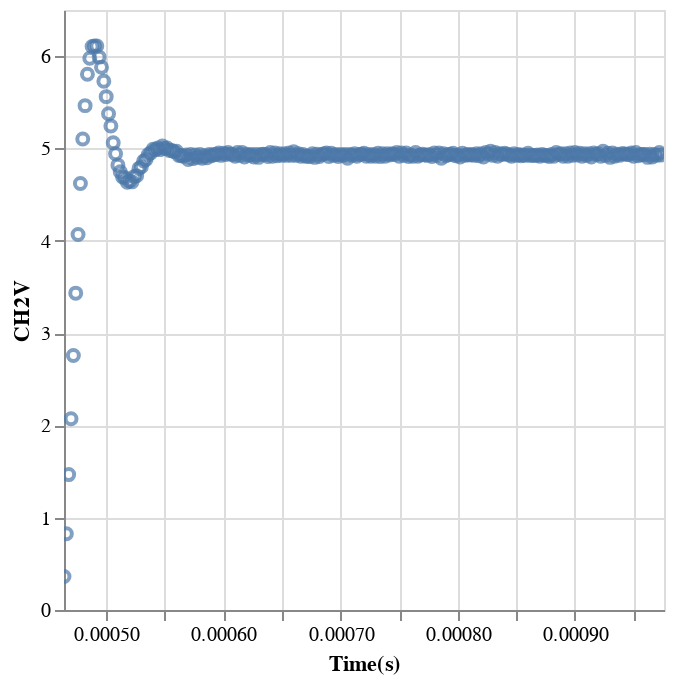

The cell this chart's notebook holds for it:
### Markdown cell above
### Selecionando uma oscilação

### Code cell
p4b = p4b_data[(p4b_data["Time(s)"] >= 0.000464) & (p4b_data["Time(s)"] <= 0.000976)]
p4b_chart = alt.Chart(p4b).mark_point().encode(
    x = alt.X("Time(s)", scale=alt.Scale(domain=[0.000464, 0.000976])),
    y = alt.Y("CH2V"),
    tooltip = ["Time(s)", "CH2V"]
).interactive()
p4b_chart

### Figure 1 — Vega-Lite specification as saved in the notebook (floating-point values rounded to 4 significant figures; data arrays with more than 128 entries replaced by an {"elided": "..."} marker saying what was removed)
{"config": {"view": {"continuousWidth": 300, "continuousHeight": 300}}, "data": {"name": "data-6945acecbab56b2a37e1fa7e9ef4f9bf"}, "mark": {"type": "point"}, "encoding": {"tooltip": [{"field": "Time(s)", "type": "quantitative"}, {"field": "CH2V", "type": "quantitative"}], "x": {"field": "Time(s)", "scale": {"domain": [0.000464, 0.000976]}, "type": "quantitative"}, "y": {"field": "CH2V", "type": "quantitative"}}, "params": [{"name": "param_15", "select": {"type": "interval", "encodings": ["x", "y"]}, "bind": "scales"}], "$schema": "https://vega.github.io/schema/vega-lite/v5.20.1.json", "datasets": {"data-6945acecbab56b2a37e1fa7e9ef4f9bf": {"elided": "256 records"}}}
